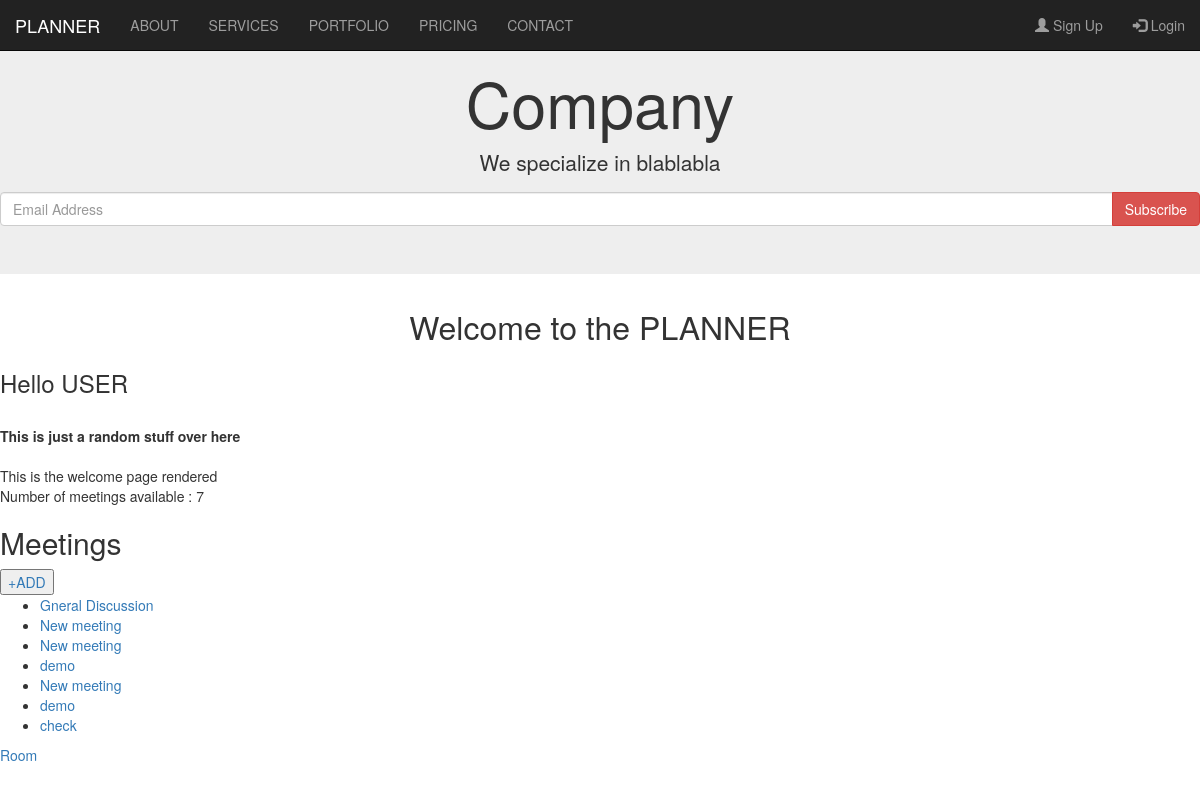
The page / on the database its author committed.
### meetings/models.py (models this page shows, shortened)
class Meeting(models.Model):
    title=models.CharField(max_length=200)
    date=models.DateField()
    start_time=models.TimeField(default=time(9))
    duration=models.IntegerField(default=1)
    room=models.ForeignKey(Room,on_delete=models.CASCADE)

### website/views.py (the view)
# urls.py: path('',welcome, name="home" ),
def welcome(request):
    return render(request,"website/welcome.html",{"message":"This is the welcome page rendered" ,"number_of_meetings":Meeting.objects.count(),'meeting':Meeting.objects.all})

### website/templates/website/welcome.html (shortened to what this page needs)
{% extends "base.html" %}
{% block content %}
    <header style="text-align: center;">Welcome to the PLANNER</header>
    <h3>Hello USER</h3><br />
    <div><b>This is just a random stuff over here</b></div> </br>
    {{message}}
    <p> Number of meetings available : {{number_of_meetings}}</p>
    <h2>Meetings</h2><button type="button"><a href="{% url 'create' %}">+ADD</a></button>
    <ul>
        {% for meeting in meeting %}
        <li>
            <a href="{% url 'details' meeting.id %}"> {{meeting.title}} </a>
        </li>
        {% endfor %}
    </ul>
    <a href="{% url 'room_details' %} "> Room </a>
{% endblock %}

### website/templates/base.html (shortened to what this page needs)
{%load static%}
<!DOCTYPE html>
<html lang="en">
<head>
    <link rel="stylesheet" href="{%static 'website/style.css' %}">
    <link rel="stylesheet" href="https://maxcdn.bootstrapcdn.com/bootstrap/3.4.1/css/bootstrap.min.css">
</head>
<body id="myPage" data-spy="scroll" data-target=".navbar" data-offset="60">
      <nav class="navbar navbar-inverse navbar-fixed-top" data-spy="affix" data-offset-top="197">
        <div class="container-fluid">
          <div class="navbar-header">
            <a class="navbar-brand" href="#">PLANNER</a>
          </div>
          <div class="collapse navbar-collapse" id="myNavbar">
            <ul class="nav navbar-nav ">
              <li><a href="#about">ABOUT</a></li>
              <li><a href="#services">SERVICES</a></li>
              <li><a href="#portfolio">PORTFOLIO</a></li>
              <li><a href="#pricing">PRICING</a></li>
              <li><a href="#contact">CONTACT</a></li>
            </ul>
          <ul class="nav navbar-nav navbar-right">
            <li><a href="#"><span class="glyphicon glyphicon-user"></span> Sign Up</a></li>
            <li><a href="#"><span class="glyphicon glyphicon-log-in"></span> Login</a></li>
          </ul>
        </div>
      </nav>
      <div class="jumbotron text-center">
        <h1>Company</h1>
        <p>We specialize in blablabla</p>
        <form>
          <div class="input-group">
            <input type="email" class="form-control" size="50" placeholder="Email Address" required>
            <div class="input-group-btn">
              <button type="button" class="btn btn-danger">Subscribe</button>
            </div>
          </div>
        </form>
      </div>
    {% block content %}
    {%endblock%}
</body>
</html>

### website/static/website/style.css (style rules this page uses)
body { background-color: azure; font-family: Cambria, Cochin, Georgia, Times, 'Times New Roman', serif; flood-color: cyan ; }
header { font-size: xx-large; font-weight: 200; font-style: inherit; font: outline; }
form { text-align: left; table-layout: auto; }

### rows shown on the page
Meeting: title "Gneral Discussion"
Meeting: title "New meeting"
Meeting: title "New meeting"
Meeting: title "demo"
Meeting: title "New meeting"
Meeting: title "demo"
Meeting: title "check"

### other values the page prints
{{ message }} "This is the welcome page rendered"
{{ number_of_meetings }} "7"
